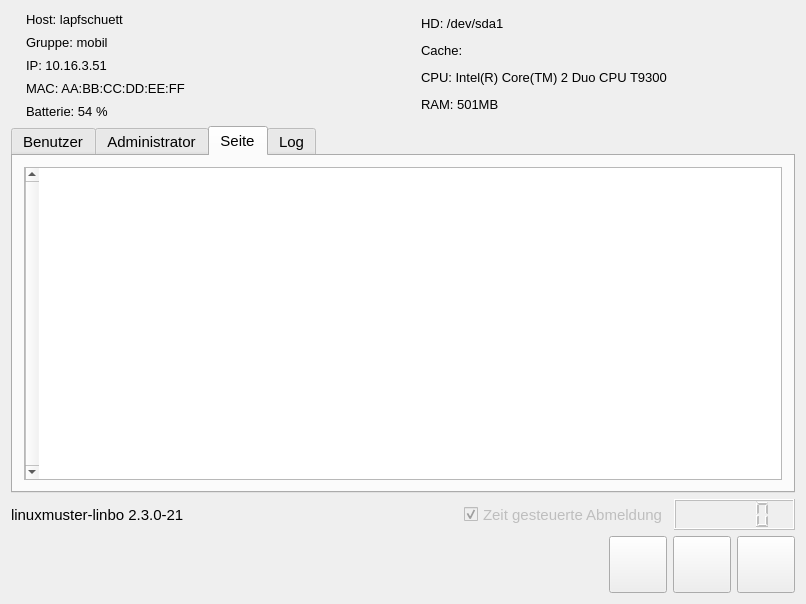
<?xml version="1.0" encoding="UTF-8"?>
<ui version="4.0">
 <class>LinboGUI</class>
 <widget class="QMainWindow" name="LinboGUI">
  <property name="geometry">
   <rect>
    <x>0</x>
    <y>0</y>
    <width>806</width>
    <height>604</height>
   </rect>
  </property>
  <property name="windowTitle">
   <string>Linbo</string>
  </property>
  <widget class="QWidget" name="centralwidget">
   <property name="sizePolicy">
    <sizepolicy hsizetype="Expanding" vsizetype="Expanding">
     <horstretch>1</horstretch>
     <verstretch>1</verstretch>
    </sizepolicy>
   </property>
   <property name="windowTitle">
    <string>LinboGUI</string>
   </property>
   <property name="autoFillBackground">
    <bool>true</bool>
   </property>
   <layout class="QVBoxLayout" name="verticalLayout_2">
    <item>
     <layout class="QHBoxLayout" name="horizontalLayout">
      <item>
       <widget class="QLabel" name="hosticon">
        <property name="text">
         <string/>
        </property>
        <property name="pixmap">
         <pixmap resource="linbo_icons.qrc">:/icons/computer-64x64.png</pixmap>
        </property>
       </widget>
      </item>
      <item>
       <layout class="QVBoxLayout" name="verticalLayout">
        <item>
         <widget class="QLineEdit" name="rechner">
          <property name="enabled">
           <bool>false</bool>
          </property>
          <property name="font">
           <font>
            <pointsize>10</pointsize>
           </font>
          </property>
          <property name="acceptDrops">
           <bool>false</bool>
          </property>
          <property name="autoFillBackground">
           <bool>false</bool>
          </property>
          <property name="styleSheet">
           <string notr="true">color: rgb(0, 0, 0);
background-color: rgba(255, 255, 255, 0);</string>
          </property>
          <property name="text">
           <string>Host: lapfschuett</string>
          </property>
          <property name="frame">
           <bool>false</bool>
          </property>
         </widget>
        </item>
        <item>
         <widget class="QLineEdit" name="gruppe">
          <property name="enabled">
           <bool>false</bool>
          </property>
          <property name="font">
           <font>
            <pointsize>10</pointsize>
           </font>
          </property>
          <property name="autoFillBackground">
           <bool>false</bool>
          </property>
          <property name="styleSheet">
           <string notr="true">color: rgb(0, 0, 0);
background-color: rgba(255, 255, 255, 0);</string>
          </property>
          <property name="text">
           <string>Gruppe: mobil</string>
          </property>
          <property name="frame">
           <bool>false</bool>
          </property>
         </widget>
        </item>
        <item>
         <widget class="QLineEdit" name="ip">
          <property name="enabled">
           <bool>false</bool>
          </property>
          <property name="font">
           <font>
            <pointsize>10</pointsize>
           </font>
          </property>
          <property name="autoFillBackground">
           <bool>false</bool>
          </property>
          <property name="styleSheet">
           <string notr="true">color: rgb(0, 0, 0);
background-color: rgba(255, 255, 255, 0);</string>
          </property>
          <property name="text">
           <string>IP: 10.16.3.51</string>
          </property>
          <property name="frame">
           <bool>false</bool>
          </property>
         </widget>
        </item>
        <item>
         <widget class="QLineEdit" name="mac">
          <property name="enabled">
           <bool>false</bool>
          </property>
          <property name="font">
           <font>
            <pointsize>10</pointsize>
           </font>
          </property>
          <property name="autoFillBackground">
           <bool>false</bool>
          </property>
          <property name="styleSheet">
           <string notr="true">color: rgb(0, 0, 0);
background-color: rgba(255, 255, 255, 0);</string>
          </property>
          <property name="text">
           <string>MAC: AA:BB:CC:DD:EE:FF</string>
          </property>
          <property name="frame">
           <bool>false</bool>
          </property>
         </widget>
        </item>
        <item>
         <widget class="QLineEdit" name="battery">
          <property name="enabled">
           <bool>false</bool>
          </property>
          <property name="font">
           <font>
            <pointsize>10</pointsize>
           </font>
          </property>
          <property name="autoFillBackground">
           <bool>false</bool>
          </property>
          <property name="styleSheet">
           <string notr="true">color: rgb(0, 0, 0);
background-color: rgba(255, 255, 255, 0);</string>
          </property>
          <property name="text">
           <string>Batterie: 54 %</string>
          </property>
          <property name="frame">
           <bool>false</bool>
          </property>
         </widget>
        </item>
       </layout>
      </item>
      <item>
       <widget class="QLabel" name="hdicon">
        <property name="styleSheet">
         <string notr="true"/>
        </property>
        <property name="lineWidth">
         <number>1</number>
        </property>
        <property name="text">
         <string/>
        </property>
        <property name="pixmap">
         <pixmap resource="linbo_icons.qrc">:/icons/drive-harddisk-64x64.png</pixmap>
        </property>
       </widget>
      </item>
      <item>
       <layout class="QVBoxLayout" name="verticalLayout_5">
        <item>
         <widget class="QLineEdit" name="hd">
          <property name="enabled">
           <bool>false</bool>
          </property>
          <property name="font">
           <font>
            <pointsize>10</pointsize>
           </font>
          </property>
          <property name="autoFillBackground">
           <bool>false</bool>
          </property>
          <property name="styleSheet">
           <string notr="true">color: rgb(0, 0, 0);
background-color: rgba(255, 255, 255, 0);</string>
          </property>
          <property name="text">
           <string>HD: /dev/sda1</string>
          </property>
          <property name="frame">
           <bool>false</bool>
          </property>
         </widget>
        </item>
        <item>
         <widget class="QLineEdit" name="cache">
          <property name="enabled">
           <bool>false</bool>
          </property>
          <property name="font">
           <font>
            <pointsize>10</pointsize>
           </font>
          </property>
          <property name="autoFillBackground">
           <bool>false</bool>
          </property>
          <property name="styleSheet">
           <string notr="true">color: rgb(0, 0, 0);
background-color: rgba(255, 255, 255, 0);</string>
          </property>
          <property name="text">
           <string>Cache: </string>
          </property>
          <property name="frame">
           <bool>false</bool>
          </property>
         </widget>
        </item>
        <item>
         <widget class="QLineEdit" name="cpu">
          <property name="enabled">
           <bool>false</bool>
          </property>
          <property name="font">
           <font>
            <pointsize>10</pointsize>
           </font>
          </property>
          <property name="autoFillBackground">
           <bool>false</bool>
          </property>
          <property name="styleSheet">
           <string notr="true">color: rgb(0, 0, 0);
background-color: rgba(255, 255, 255, 0);</string>
          </property>
          <property name="text">
           <string>CPU: Intel(R) Core(TM) 2 Duo CPU T9300</string>
          </property>
          <property name="frame">
           <bool>false</bool>
          </property>
         </widget>
        </item>
        <item>
         <widget class="QLineEdit" name="ram">
          <property name="enabled">
           <bool>false</bool>
          </property>
          <property name="font">
           <font>
            <pointsize>10</pointsize>
           </font>
          </property>
          <property name="autoFillBackground">
           <bool>false</bool>
          </property>
          <property name="styleSheet">
           <string notr="true">color: rgb(0, 0, 0);
background-color: rgba(255, 255, 255, 0);</string>
          </property>
          <property name="text">
           <string>RAM: 501MB</string>
          </property>
          <property name="frame">
           <bool>false</bool>
          </property>
         </widget>
        </item>
       </layout>
      </item>
     </layout>
    </item>
    <item>
     <widget class="QTabWidget" name="systeme">
      <property name="sizePolicy">
       <sizepolicy hsizetype="Expanding" vsizetype="Expanding">
        <horstretch>1</horstretch>
        <verstretch>1</verstretch>
       </sizepolicy>
      </property>
      <property name="minimumSize">
       <size>
        <width>500</width>
        <height>300</height>
       </size>
      </property>
      <property name="font">
       <font>
        <pointsize>11</pointsize>
       </font>
      </property>
      <property name="autoFillBackground">
       <bool>false</bool>
      </property>
      <property name="tabShape">
       <enum>QTabWidget::Rounded</enum>
      </property>
      <property name="currentIndex">
       <number>2</number>
      </property>
      <widget class="QWidget" name="benutzertab">
       <property name="enabled">
        <bool>true</bool>
       </property>
       <property name="sizePolicy">
        <sizepolicy hsizetype="Expanding" vsizetype="Expanding">
         <horstretch>1</horstretch>
         <verstretch>1</verstretch>
        </sizepolicy>
       </property>
       <property name="autoFillBackground">
        <bool>false</bool>
       </property>
       <attribute name="title">
        <string>Benutzer</string>
       </attribute>
       <layout class="QVBoxLayout" name="verticalLayout_4">
        <item>
         <widget class="QScrollArea" name="osareaview">
          <property name="sizePolicy">
           <sizepolicy hsizetype="Expanding" vsizetype="Expanding">
            <horstretch>1</horstretch>
            <verstretch>1</verstretch>
           </sizepolicy>
          </property>
          <property name="minimumSize">
           <size>
            <width>500</width>
            <height>200</height>
           </size>
          </property>
          <property name="autoFillBackground">
           <bool>true</bool>
          </property>
          <property name="styleSheet">
           <string notr="true">background-color: rgb(255, 255, 255,255);</string>
          </property>
          <property name="verticalScrollBarPolicy">
           <enum>Qt::ScrollBarAsNeeded</enum>
          </property>
          <property name="horizontalScrollBarPolicy">
           <enum>Qt::ScrollBarAlwaysOff</enum>
          </property>
          <property name="sizeAdjustPolicy">
           <enum>QAbstractScrollArea::AdjustToContentsOnFirstShow</enum>
          </property>
          <property name="widgetResizable">
           <bool>true</bool>
          </property>
          <property name="alignment">
           <set>Qt::AlignCenter</set>
          </property>
          <widget class="QWidget" name="osarea">
           <property name="geometry">
            <rect>
             <x>0</x>
             <y>0</y>
             <width>756</width>
             <height>233</height>
            </rect>
           </property>
           <property name="sizePolicy">
            <sizepolicy hsizetype="Preferred" vsizetype="Preferred">
             <horstretch>0</horstretch>
             <verstretch>0</verstretch>
            </sizepolicy>
           </property>
           <property name="minimumSize">
            <size>
             <width>600</width>
             <height>200</height>
            </size>
           </property>
           <layout class="QHBoxLayout" name="horizontalLayout_7">
            <item>
             <layout class="QGridLayout" name="osareaLayout">
              <property name="leftMargin">
               <number>5</number>
              </property>
              <property name="topMargin">
               <number>5</number>
              </property>
              <property name="rightMargin">
               <number>5</number>
              </property>
              <property name="bottomMargin">
               <number>5</number>
              </property>
              <property name="spacing">
               <number>5</number>
              </property>
             </layout>
            </item>
           </layout>
          </widget>
         </widget>
        </item>
       </layout>
      </widget>
      <widget class="QWidget" name="administratortab">
       <property name="sizePolicy">
        <sizepolicy hsizetype="Expanding" vsizetype="Expanding">
         <horstretch>1</horstretch>
         <verstretch>1</verstretch>
        </sizepolicy>
       </property>
       <property name="minimumSize">
        <size>
         <width>780</width>
         <height>287</height>
        </size>
       </property>
       <attribute name="title">
        <string>Administrator</string>
       </attribute>
       <layout class="QVBoxLayout" name="verticalLayout_6">
        <item>
         <layout class="QHBoxLayout" name="horizontalLayout_3">
          <item>
           <widget class="QScrollArea" name="imageareaview">
            <property name="sizePolicy">
             <sizepolicy hsizetype="Preferred" vsizetype="Preferred">
              <horstretch>1</horstretch>
              <verstretch>1</verstretch>
             </sizepolicy>
            </property>
            <property name="minimumSize">
             <size>
              <width>400</width>
              <height>200</height>
             </size>
            </property>
            <property name="autoFillBackground">
             <bool>true</bool>
            </property>
            <property name="styleSheet">
             <string notr="true">background-color: rgb(255, 255, 255);</string>
            </property>
            <property name="verticalScrollBarPolicy">
             <enum>Qt::ScrollBarAsNeeded</enum>
            </property>
            <property name="widgetResizable">
             <bool>true</bool>
            </property>
            <widget class="QWidget" name="imagearea">
             <property name="geometry">
              <rect>
               <x>0</x>
               <y>0</y>
               <width>547</width>
               <height>261</height>
              </rect>
             </property>
             <layout class="QGridLayout" name="gridLayout_4">
              <item row="0" column="0">
               <layout class="QGridLayout" name="imageareaLayout">
                <property name="leftMargin">
                 <number>6</number>
                </property>
                <property name="topMargin">
                 <number>6</number>
                </property>
                <property name="rightMargin">
                 <number>6</number>
                </property>
                <property name="bottomMargin">
                 <number>6</number>
                </property>
               </layout>
              </item>
             </layout>
            </widget>
           </widget>
          </item>
          <item>
           <layout class="QVBoxLayout" name="verticalLayout_3">
            <item>
             <widget class="QPushButton" name="initcache">
              <property name="sizePolicy">
               <sizepolicy hsizetype="Preferred" vsizetype="Fixed">
                <horstretch>0</horstretch>
                <verstretch>0</verstretch>
               </sizepolicy>
              </property>
              <property name="minimumSize">
               <size>
                <width>120</width>
                <height>20</height>
               </size>
              </property>
              <property name="text">
               <string>Cache aktualisieren</string>
              </property>
              <property name="icon">
               <iconset resource="linbo_icons.qrc">
                <normaloff>:/icons/cache-22x22.png</normaloff>:/icons/cache-22x22.png</iconset>
              </property>
             </widget>
            </item>
            <item>
             <widget class="QPushButton" name="partition">
              <property name="sizePolicy">
               <sizepolicy hsizetype="Preferred" vsizetype="Fixed">
                <horstretch>0</horstretch>
                <verstretch>0</verstretch>
               </sizepolicy>
              </property>
              <property name="minimumSize">
               <size>
                <width>120</width>
                <height>20</height>
               </size>
              </property>
              <property name="text">
               <string>Partitionieren</string>
              </property>
              <property name="icon">
               <iconset resource="linbo_icons.qrc">
                <normaloff>:/icons/partition-22x22.png</normaloff>:/icons/partition-22x22.png</iconset>
              </property>
             </widget>
            </item>
            <item>
             <widget class="QPushButton" name="setup">
              <property name="sizePolicy">
               <sizepolicy hsizetype="Preferred" vsizetype="Fixed">
                <horstretch>0</horstretch>
                <verstretch>0</verstretch>
               </sizepolicy>
              </property>
              <property name="text">
               <string>Einrichten</string>
              </property>
              <property name="icon">
               <iconset resource="linbo_icons.qrc">
                <normaloff>:/icons/setup-22x22.png</normaloff>:/icons/setup-22x22.png</iconset>
              </property>
             </widget>
            </item>
            <item>
             <widget class="QPushButton" name="doregister">
              <property name="sizePolicy">
               <sizepolicy hsizetype="Preferred" vsizetype="Fixed">
                <horstretch>0</horstretch>
                <verstretch>0</verstretch>
               </sizepolicy>
              </property>
              <property name="minimumSize">
               <size>
                <width>120</width>
                <height>20</height>
               </size>
              </property>
              <property name="text">
               <string>Registrieren...</string>
              </property>
              <property name="icon">
               <iconset resource="linbo_icons.qrc">
                <normaloff>:/icons/register-22x22.png</normaloff>:/icons/register-22x22.png</iconset>
              </property>
             </widget>
            </item>
            <item>
             <spacer name="verticalSpacer_3">
              <property name="orientation">
               <enum>Qt::Vertical</enum>
              </property>
              <property name="sizeType">
               <enum>QSizePolicy::Expanding</enum>
              </property>
              <property name="sizeHint" stdset="0">
               <size>
                <width>20</width>
                <height>40</height>
               </size>
              </property>
             </spacer>
            </item>
            <item>
             <widget class="QPushButton" name="logout">
              <property name="sizePolicy">
               <sizepolicy hsizetype="Preferred" vsizetype="Fixed">
                <horstretch>0</horstretch>
                <verstretch>0</verstretch>
               </sizepolicy>
              </property>
              <property name="minimumSize">
               <size>
                <width>120</width>
                <height>20</height>
               </size>
              </property>
              <property name="text">
               <string>Abmelden</string>
              </property>
             </widget>
            </item>
           </layout>
          </item>
         </layout>
        </item>
       </layout>
      </widget>
      <widget class="QWidget" name="consoletab">
       <property name="enabled">
        <bool>true</bool>
       </property>
       <property name="sizePolicy">
        <sizepolicy hsizetype="Expanding" vsizetype="Expanding">
         <horstretch>1</horstretch>
         <verstretch>1</verstretch>
        </sizepolicy>
       </property>
       <property name="layoutDirection">
        <enum>Qt::RightToLeft</enum>
       </property>
       <property name="autoFillBackground">
        <bool>false</bool>
       </property>
       <attribute name="title">
        <string>Seite</string>
       </attribute>
       <layout class="QHBoxLayout" name="horizontalLayout_8">
        <item>
         <widget class="QConsole" name="console">
          <property name="minimumSize">
           <size>
            <width>500</width>
            <height>200</height>
           </size>
          </property>
          <property name="lineWidth">
           <number>3</number>
          </property>
          <property name="verticalScrollBarPolicy">
           <enum>Qt::ScrollBarAlwaysOn</enum>
          </property>
         </widget>
        </item>
       </layout>
      </widget>
      <widget class="QWidget" name="logtab">
       <property name="layoutDirection">
        <enum>Qt::LeftToRight</enum>
       </property>
       <attribute name="title">
        <string>Log</string>
       </attribute>
       <layout class="QHBoxLayout" name="horizontalLayout_5">
        <item>
         <widget class="QTextEdit" name="log">
          <property name="sizePolicy">
           <sizepolicy hsizetype="Preferred" vsizetype="Preferred">
            <horstretch>0</horstretch>
            <verstretch>0</verstretch>
           </sizepolicy>
          </property>
          <property name="minimumSize">
           <size>
            <width>500</width>
            <height>200</height>
           </size>
          </property>
          <property name="styleSheet">
           <string notr="true">background-color: rgb(176, 176, 176);</string>
          </property>
          <property name="frameShape">
           <enum>QFrame::StyledPanel</enum>
          </property>
          <property name="lineWidth">
           <number>3</number>
          </property>
          <property name="verticalScrollBarPolicy">
           <enum>Qt::ScrollBarAlwaysOn</enum>
          </property>
          <property name="horizontalScrollBarPolicy">
           <enum>Qt::ScrollBarAlwaysOn</enum>
          </property>
          <property name="readOnly">
           <bool>true</bool>
          </property>
         </widget>
        </item>
       </layout>
      </widget>
     </widget>
    </item>
    <item>
     <layout class="QHBoxLayout" name="horizontalLayout_6">
      <item>
       <widget class="QLabel" name="version">
        <property name="sizePolicy">
         <sizepolicy hsizetype="Preferred" vsizetype="Preferred">
          <horstretch>1</horstretch>
          <verstretch>0</verstretch>
         </sizepolicy>
        </property>
        <property name="font">
         <font>
          <pointsize>11</pointsize>
         </font>
        </property>
        <property name="autoFillBackground">
         <bool>false</bool>
        </property>
        <property name="frameShape">
         <enum>QFrame::NoFrame</enum>
        </property>
        <property name="frameShadow">
         <enum>QFrame::Plain</enum>
        </property>
        <property name="text">
         <string>linuxmuster-linbo 2.3.0-21</string>
        </property>
        <property name="alignment">
         <set>Qt::AlignLeading|Qt::AlignLeft|Qt::AlignVCenter</set>
        </property>
       </widget>
      </item>
      <item>
       <widget class="QCheckBox" name="cbTimeout">
        <property name="enabled">
         <bool>false</bool>
        </property>
        <property name="minimumSize">
         <size>
          <width>181</width>
          <height>31</height>
         </size>
        </property>
        <property name="font">
         <font>
          <pointsize>11</pointsize>
         </font>
        </property>
        <property name="text">
         <string>Zeit gesteuerte Abmeldung</string>
        </property>
        <property name="checkable">
         <bool>true</bool>
        </property>
        <property name="checked">
         <bool>true</bool>
        </property>
       </widget>
      </item>
      <item>
       <widget class="QLCDNumber" name="timeoutCounter">
        <property name="enabled">
         <bool>false</bool>
        </property>
        <property name="minimumSize">
         <size>
          <width>121</width>
          <height>31</height>
         </size>
        </property>
        <property name="font">
         <font>
          <pointsize>11</pointsize>
         </font>
        </property>
       </widget>
      </item>
     </layout>
    </item>
    <item>
     <layout class="QHBoxLayout" name="horizontalLayout_2">
      <item>
       <widget class="QLabel" name="label">
        <property name="text">
         <string/>
        </property>
        <property name="pixmap">
         <pixmap resource="linbo_icons.qrc">:/icons/logo-200x70.png</pixmap>
        </property>
       </widget>
      </item>
      <item>
       <spacer name="horizontalSpacer">
        <property name="orientation">
         <enum>Qt::Horizontal</enum>
        </property>
        <property name="sizeType">
         <enum>QSizePolicy::MinimumExpanding</enum>
        </property>
        <property name="sizeHint" stdset="0">
         <size>
          <width>40</width>
          <height>20</height>
         </size>
        </property>
       </spacer>
      </item>
      <item>
       <widget class="QToolButton" name="update">
        <property name="toolTip">
         <string>&lt;html&gt;&lt;head/&gt;&lt;body&gt;&lt;p&gt;LINBO aktualisieren&lt;/p&gt;&lt;/body&gt;&lt;/html&gt;</string>
        </property>
        <property name="icon">
         <iconset resource="linbo_icons.qrc">
          <normaloff>:/icons/system-update-128x128.png</normaloff>:/icons/system-update-128x128.png</iconset>
        </property>
        <property name="iconSize">
         <size>
          <width>50</width>
          <height>50</height>
         </size>
        </property>
       </widget>
      </item>
      <item>
       <widget class="QToolButton" name="reboot">
        <property name="toolTip">
         <string>&lt;html&gt;&lt;head/&gt;&lt;body&gt;&lt;p&gt;Neu starten&lt;/p&gt;&lt;/body&gt;&lt;/html&gt;</string>
        </property>
        <property name="styleSheet">
         <string notr="true">image: url(:/icons/system-reboot-32x32.png);</string>
        </property>
        <property name="icon">
         <iconset resource="linbo_icons.qrc">
          <normaloff>:/icons/system-reboot-128x128.png</normaloff>:/icons/system-reboot-128x128.png</iconset>
        </property>
        <property name="iconSize">
         <size>
          <width>50</width>
          <height>50</height>
         </size>
        </property>
       </widget>
      </item>
      <item>
       <widget class="QToolButton" name="halt">
        <property name="toolTip">
         <string>&lt;html&gt;&lt;head/&gt;&lt;body&gt;&lt;p&gt;Ausschalten&lt;/p&gt;&lt;/body&gt;&lt;/html&gt;</string>
        </property>
        <property name="styleSheet">
         <string notr="true">image: url(:/icons/system-shutdown-32x32.png);</string>
        </property>
        <property name="icon">
         <iconset resource="linbo_icons.qrc">
          <normaloff>:/icons/system-shutdown-128x128.png</normaloff>:/icons/system-shutdown-128x128.png</iconset>
        </property>
        <property name="iconSize">
         <size>
          <width>50</width>
          <height>50</height>
         </size>
        </property>
       </widget>
      </item>
     </layout>
    </item>
   </layout>
  </widget>
 </widget>
 <layoutdefault spacing="6" margin="11"/>
 <customwidgets>
  <customwidget>
   <class>QConsole</class>
   <extends>QTextEdit</extends>
   <header>qconsole.h</header>
  </customwidget>
 </customwidgets>
 <resources>
  <include location="linbo_icons.qrc"/>
 </resources>
 <connections/>
</ui>
